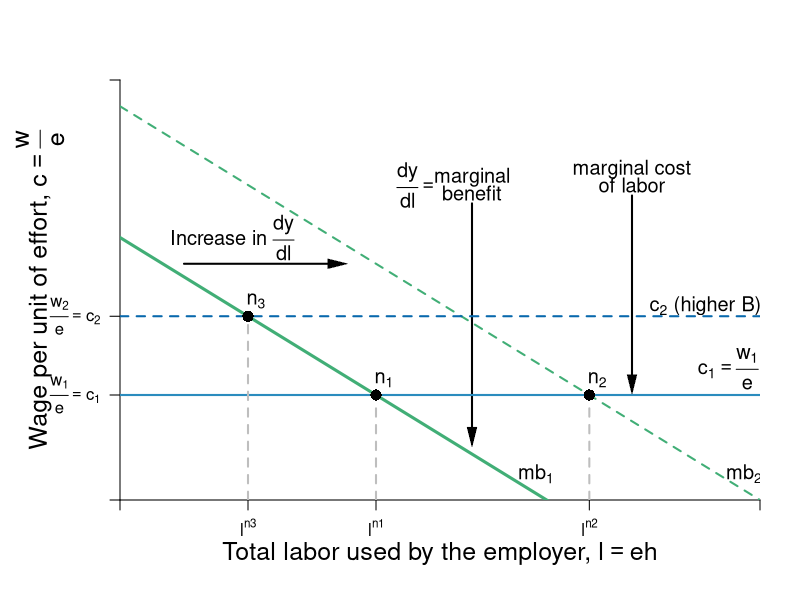

Recreate this plot in R.
require(shape)
pdf(file = "employment/employment_mrp_effort.pdf", width = 9, height = 7)

#Set parameters for graphics
axislabelsize <- 1.5
labelsize <- 1.2
graphlinewidth <- 3
segmentlinewidth <- 2

COL <- c("#7fc97f", "#beaed4", "#fdc086", "#ffff99", "#386cb0", "#f0027f", "#bf5b17", "#666666")
COLA <- c("#e0f3db", "#99d8c9","#66c2a4","#41ae76", "#238b45", "#005824")
COLB <- c("#c6dbef", "#4eb3d3", "#2b8cbe", "#0868ac","#084081")
COLC <- c("#fcfbfd", "#efedf5", "#dadaeb", "#bcbddc", "#9e9ac8", "#807dba", "#6a51a3", "#54278f", "#3f007d")

par(mar =  c(5, 6, 4, 2))

mrpL <- function(l, pmax = 20, s = 0.75) {
  pmax - s*l
}


xlims <- c(0, 20)
ylims <- c(0, 16)

npts <- 501 
x <- seq(xlims[1], xlims[2], length.out = npts)
y <- seq(ylims[1], ylims[2], length.out = npts) 
a <- c(46.08, 55, 64)
b <- c(46.08, 55, 64)

plot(0, 0, xlim = xlims, ylim = ylims, type = "n",
     xlab = expression(paste("")),
     ylab = expression(paste("")), 
     xaxt = "n", 
     yaxt = "n", 
     cex.lab = axislabelsize, 
     bty = "n",
     xaxs="i", 
     yaxs="i")

# ticksy <- seq(from = 0, to = ylims[2], by = 2)
# ylabels <- seq(from = 0, to = ylims[2], by = 2)
# ticksx <- seq(from = 0, to = xlims[2], by = 2)
# xlabels <- seq(from = 0, to = xlims[2], by = 2)
ticksy <- c(0, 4, 7, ylims[2])
ylabels <- c(NA, expression(paste(frac(w[1],e) == c[1])), expression(paste( frac(w[2],e) == c[2] )), NA)
ticksx <- c(0, (10-7)/0.75, (10-4)/0.75, (15-4)/0.75, xlims[2])
xlabels <- c(NA, expression(paste(l^{n3})), expression(paste(l^{n1})), expression(paste(l^{n2})), NA)

axis(1, at = ticksx, pos = 0, labels = xlabels)
axis(2, at = ticksy, pos = 0, labels = ylabels, las = 1)

npts <- 500 
xx1 <- seq(xlims[1], xlims[2], length.out = npts)

#Lines for mrs graph
lines(xx1, mrpL(xx1, pmax = 10), col = COLA[4], lwd = graphlinewidth)
lines(xx1, mrpL(xx1, pmax = 15), col = COLA[4], lty = 2, lwd = segmentlinewidth)

#Label axes
mtext(expression(paste("Total labor used by the employer, ", l == eh)), side = 1, line = 2.5, cex = axislabelsize)
text(-2.5, 0.5*ylims[2], expression(paste("Wage per unit of effort, ", c == frac(w,e) )), xpd = TRUE, cex = axislabelsize, srt = 90) 


#Arrows(18, 4, 18, 6.5, col = "black", lty = 1, code = 2, lwd = 2, arr.type = "triangle", arr.lwd = 0.5)
#text(16, 5.75, expression(paste("Change in ", mu)), cex = labelsize)


text(18.3, 7.4, expression(paste(c[2], " (higher B)")), cex = labelsize)
text(19, 5, expression(paste(c[1] == frac(w[1],e))), cex = labelsize)
text(16, 12.6, expression(paste("marginal cost")), cex = labelsize)
text(16, 12, expression(paste("of labor")), cex = labelsize)
Arrows(16, 11.6, 16, 4.4, col = "black", lty = 1, code = 2, lwd = 2, arr.type = "triangle", arr.lwd = 0.5)

Arrows(2, 9, 6.8, 9, col = "black", lty = 1, code = 2, lwd = 2, arr.type = "triangle", arr.lwd = 0.5)
text(3.5, 10, expression(paste("Increase in ", frac(dy, dl))), cex = labelsize)

text(9.3, 12, expression(paste(frac(dy, dl)==phantom())), cex = labelsize)
text(11, 12.3, expression(paste("marginal")), cex = labelsize)
text(11, 11.7, expression(paste("benefit")), cex = labelsize)
Arrows(11, 11.3, 11, 2.4, col = "black", lty = 1, code = 2, lwd = 2, arr.type = "triangle", arr.lwd = 0.5)

segments(0, 7, xlims[2], 7, lty = 2, col = COLB[4] , lwd = segmentlinewidth)
segments(0, 4, xlims[2], 4, lty = 1, col = COLB[3], lwd = segmentlinewidth)
segments((15-4)/0.75, 0, 11/0.75, 4, lty = 2, col = "gray", lwd = segmentlinewidth)
segments((10-7)/0.75, 0, (10-7)/0.75, 7, lty = 2, col = "gray", lwd = segmentlinewidth)
segments((10-4)/0.75, 0, (10-4)/0.75, 4, lty = 2, col = "gray", lwd = segmentlinewidth)
points((15-4)/0.75, 4, pch = 16, col = "black", cex = 1.5)
text((15-4)/0.75 + 0.25, 4 + 0.6, expression(paste(n[2])), cex = labelsize)
points((10-7)/0.75, 7, pch = 16, col = "black", cex = 1.5)
text((10-7)/0.75 + 0.25, 7 + 0.6, expression(paste(n[3])), cex = labelsize)
points((10-4)/0.75, 4, pch = 16, col = "black", cex = 1.5)
text((10-4)/0.75 + 0.25, 4 + 0.6, expression(paste(n[1])), cex = labelsize)



# text(80, 12.5, expression(paste("Excess Supply at ", p^H)), cex = labelsize)
# 
# Arrows(62, 5.5, 82, 5.5, col = "black", lty = 1, code = 3, lwd = 2, arr.type = "triangle", arr.lwd = 0.5)
# text(72, 4.75, expression(paste("Excess")), cex = labelsize)
# text(72, 3.75, expression(paste("Demand")), cex = labelsize)
# text(72, 2.75, expression(paste("at ", p^L)), cex = labelsize)



#Label Demand
text(13, 1, expression(paste(mb[1])), cex = labelsize)
text(19.5, 1, expression(paste(mb[2])), cex = labelsize)

dev.off()
